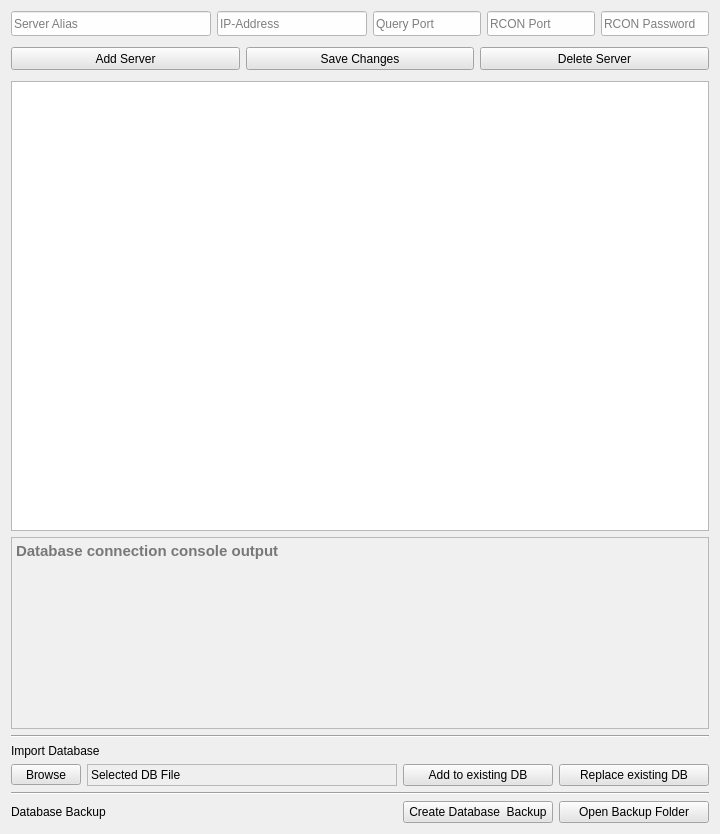
     <widget class="QWidget" name="Tab_Server">
      <attribute name="title">
       <string>Server Manager</string>
      </attribute>
      <layout class="QVBoxLayout" name="verticalLayout_26">
       <item>
        <layout class="QVBoxLayout" name="verticalLayout_25">
         <item>
          <layout class="QVBoxLayout" name="verticalLayout_18">
           <item>
            <layout class="QHBoxLayout" name="horizontalLayout_15">
             <item>
              <widget class="QLineEdit" name="server_alias">
               <property name="minimumSize">
                <size>
                 <width>200</width>
                 <height>25</height>
                </size>
               </property>
               <property name="font">
                <font>
                 <pointsize>9</pointsize>
                </font>
               </property>
               <property name="toolTip">
                <string>Alias Name of the server</string>
               </property>
               <property name="statusTip">
                <string>Alias Name of the server</string>
               </property>
               <property name="styleSheet">
                <string notr="true">background-color:rgb(254, 254, 254);</string>
               </property>
               <property name="text">
                <string/>
               </property>
               <property name="placeholderText">
                <string>Server Alias</string>
               </property>
              </widget>
             </item>
             <item>
              <widget class="QLineEdit" name="server_ip">
               <property name="minimumSize">
                <size>
                 <width>150</width>
                 <height>25</height>
                </size>
               </property>
               <property name="font">
                <font>
                 <pointsize>9</pointsize>
                </font>
               </property>
               <property name="toolTip">
                <string>IP Address of the server</string>
               </property>
               <property name="statusTip">
                <string>IP Address of the server</string>
               </property>
               <property name="styleSheet">
                <string notr="true">background-color:rgb(254, 254, 254);</string>
               </property>
               <property name="text">
                <string/>
               </property>
               <property name="placeholderText">
                <string>IP-Address</string>
               </property>
              </widget>
             </item>
             <item>
              <widget class="QLineEdit" name="server_query">
               <property name="minimumSize">
                <size>
                 <width>60</width>
                 <height>25</height>
                </size>
               </property>
               <property name="font">
                <font>
                 <pointsize>9</pointsize>
                </font>
               </property>
               <property name="toolTip">
                <string>Query Port of the server</string>
               </property>
               <property name="statusTip">
                <string>Query Port of the server</string>
               </property>
               <property name="styleSheet">
                <string notr="true">background-color:rgb(254, 254, 254);</string>
               </property>
               <property name="text">
                <string/>
               </property>
               <property name="placeholderText">
                <string>Query Port</string>
               </property>
              </widget>
             </item>
             <item>
              <widget class="QLineEdit" name="server_rconport">
               <property name="minimumSize">
                <size>
                 <width>60</width>
                 <height>25</height>
                </size>
               </property>
               <property name="font">
                <font>
                 <pointsize>9</pointsize>
                </font>
               </property>
               <property name="toolTip">
                <string>RCON Port of the server</string>
               </property>
               <property name="statusTip">
                <string>RCON Port of the server</string>
               </property>
               <property name="layoutDirection">
                <enum>Qt::LeftToRight</enum>
               </property>
               <property name="styleSheet">
                <string notr="true">background-color:rgb(254, 254, 254);</string>
               </property>
               <property name="text">
                <string/>
               </property>
               <property name="placeholderText">
                <string>RCON Port</string>
               </property>
              </widget>
             </item>
             <item>
              <widget class="QLineEdit" name="server_rconpw">
               <property name="minimumSize">
                <size>
                 <width>105</width>
                 <height>25</height>
                </size>
               </property>
               <property name="font">
                <font>
                 <pointsize>9</pointsize>
                </font>
               </property>
               <property name="toolTip">
                <string>RCON Password of the server</string>
               </property>
               <property name="statusTip">
                <string>RCON Password of the server</string>
               </property>
               <property name="layoutDirection">
                <enum>Qt::LeftToRight</enum>
               </property>
               <property name="styleSheet">
                <string notr="true">background-color:rgb(254, 254, 254);</string>
               </property>
               <property name="text">
                <string/>
               </property>
               <property name="echoMode">
                <enum>QLineEdit::Normal</enum>
               </property>
               <property name="placeholderText">
                <string>RCON Password</string>
               </property>
              </widget>
             </item>
            </layout>
           </item>
           <item>
            <spacer name="verticalSpacer_10">
             <property name="orientation">
              <enum>Qt::Vertical</enum>
             </property>
             <property name="sizeType">
              <enum>QSizePolicy::Minimum</enum>
             </property>
             <property name="sizeHint" stdset="0">
              <size>
               <width>20</width>
               <height>5</height>
              </size>
             </property>
            </spacer>
           </item>
           <item>
            <layout class="QHBoxLayout" name="horizontalLayout_16">
             <item>
              <widget class="QPushButton" name="btn_server_add">
               <property name="sizePolicy">
                <sizepolicy hsizetype="Expanding" vsizetype="Fixed">
                 <horstretch>0</horstretch>
                 <verstretch>0</verstretch>
                </sizepolicy>
               </property>
               <property name="minimumSize">
                <size>
                 <width>0</width>
                 <height>23</height>
                </size>
               </property>
               <property name="toolTip">
                <string>Add a server to the Database</string>
               </property>
               <property name="statusTip">
                <string>Add a server to the Database</string>
               </property>
               <property name="layoutDirection">
                <enum>Qt::LeftToRight</enum>
               </property>
               <property name="styleSheet">
                <string notr="true">background-color:rgb(228, 228, 228)
</string>
               </property>
               <property name="text">
                <string>Add Server</string>
               </property>
              </widget>
             </item>
             <item>
              <widget class="QPushButton" name="btn_server_modify">
               <property name="sizePolicy">
                <sizepolicy hsizetype="Expanding" vsizetype="Fixed">
                 <horstretch>0</horstretch>
                 <verstretch>0</verstretch>
                </sizepolicy>
               </property>
               <property name="minimumSize">
                <size>
                 <width>0</width>
                 <height>23</height>
                </size>
               </property>
               <property name="toolTip">
                <string>Save and edited server to the Database</string>
               </property>
               <property name="statusTip">
                <string>Save and edited server to the Database</string>
               </property>
               <property name="layoutDirection">
                <enum>Qt::LeftToRight</enum>
               </property>
               <property name="styleSheet">
                <string notr="true">background-color:rgb(228, 228, 228)
</string>
               </property>
               <property name="text">
                <string>Save Changes</string>
               </property>
              </widget>
             </item>
             <item>
              <widget class="QPushButton" name="btn_server_delete">
               <property name="sizePolicy">
                <sizepolicy hsizetype="Expanding" vsizetype="Fixed">
                 <horstretch>0</horstretch>
                 <verstretch>0</verstretch>
                </sizepolicy>
               </property>
               <property name="minimumSize">
                <size>
                 <width>0</width>
                 <height>23</height>
                </size>
               </property>
               <property name="toolTip">
                <string>Delete a server from the Database</string>
               </property>
               <property name="statusTip">
                <string>Delete a server from the Database</string>
               </property>
               <property name="layoutDirection">
                <enum>Qt::LeftToRight</enum>
               </property>
               <property name="styleSheet">
                <string notr="true">background-color:rgb(228, 228, 228)
</string>
               </property>
               <property name="text">
                <string>Delete Server</string>
               </property>
              </widget>
             </item>
            </layout>
           </item>
           <item>
            <spacer name="verticalSpacer_12">
             <property name="orientation">
              <enum>Qt::Vertical</enum>
             </property>
             <property name="sizeType">
              <enum>QSizePolicy::Minimum</enum>
             </property>
             <property name="sizeHint" stdset="0">
              <size>
               <width>20</width>
               <height>5</height>
              </size>
             </property>
            </spacer>
           </item>
           <item>
            <widget class="QTableWidget" name="tbl_server_manager">
             <property name="minimumSize">
              <size>
               <width>0</width>
               <height>450</height>
              </size>
             </property>
             <property name="mouseTracking">
              <bool>true</bool>
             </property>
             <property name="autoFillBackground">
              <bool>false</bool>
             </property>
             <property name="styleSheet">
              <string notr="true"/>
             </property>
             <property name="frameShadow">
              <enum>QFrame::Sunken</enum>
             </property>
             <property name="verticalScrollBarPolicy">
              <enum>Qt::ScrollBarAsNeeded</enum>
             </property>
             <property name="horizontalScrollBarPolicy">
              <enum>Qt::ScrollBarAlwaysOff</enum>
             </property>
             <property name="sizeAdjustPolicy">
              <enum>QAbstractScrollArea::AdjustIgnored</enum>
             </property>
             <property name="editTriggers">
              <set>QAbstractItemView::NoEditTriggers</set>
             </property>
             <property name="alternatingRowColors">
              <bool>true</bool>
             </property>
             <property name="selectionMode">
              <enum>QAbstractItemView::SingleSelection</enum>
             </property>
             <property name="selectionBehavior">
              <enum>QAbstractItemView::SelectRows</enum>
             </property>
             <property name="textElideMode">
              <enum>Qt::ElideNone</enum>
             </property>
             <property name="sortingEnabled">
              <bool>false</bool>
             </property>
             <property name="columnCount">
              <number>5</number>
             </property>
             <attribute name="horizontalHeaderVisible">
              <bool>false</bool>
             </attribute>
             <attribute name="horizontalHeaderCascadingSectionResizes">
              <bool>false</bool>
             </attribute>
             <attribute name="horizontalHeaderMinimumSectionSize">
              <number>20</number>
             </attribute>
             <attribute name="horizontalHeaderDefaultSectionSize">
              <number>50</number>
             </attribute>
             <attribute name="horizontalHeaderShowSortIndicator" stdset="0">
              <bool>true</bool>
             </attribute>
             <attribute name="horizontalHeaderStretchLastSection">
              <bool>true</bool>
             </attribute>
             <attribute name="verticalHeaderVisible">
              <bool>false</bool>
             </attribute>
             <attribute name="verticalHeaderMinimumSectionSize">
              <number>15</number>
             </attribute>
             <attribute name="verticalHeaderDefaultSectionSize">
              <number>23</number>
             </attribute>
             <attribute name="verticalHeaderStretchLastSection">
              <bool>false</bool>
             </attribute>
             <column>
              <property name="text">
               <string>ID</string>
              </property>
              <property name="textAlignment">
               <set>AlignCenter</set>
              </property>
             </column>
             <column>
              <property name="text">
               <string>Alias</string>
              </property>
              <property name="textAlignment">
               <set>AlignCenter</set>
              </property>
             </column>
             <column>
              <property name="text">
               <string>IP-Address</string>
              </property>
              <property name="textAlignment">
               <set>AlignCenter</set>
              </property>
             </column>
             <column>
              <property name="text">
               <string>Query Port</string>
              </property>
              <property name="textAlignment">
               <set>AlignCenter</set>
              </property>
             </column>
             <column>
              <property name="text">
               <string>RCON Port</string>
              </property>
              <property name="textAlignment">
               <set>AlignCenter</set>
              </property>
             </column>
            </widget>
           </item>
           <item>
            <widget class="QTextEdit" name="label_db_console">
             <property name="sizePolicy">
              <sizepolicy hsizetype="Expanding" vsizetype="MinimumExpanding">
               <horstretch>0</horstretch>
               <verstretch>0</verstretch>
              </sizepolicy>
             </property>
             <property name="minimumSize">
              <size>
               <width>0</width>
               <height>100</height>
              </size>
             </property>
             <property name="maximumSize">
              <size>
               <width>16777215</width>
               <height>166655</height>
              </size>
             </property>
             <property name="font">
              <font>
               <pointsize>11</pointsize>
               <weight>75</weight>
               <bold>true</bold>
               <kerning>true</kerning>
              </font>
             </property>
             <property name="toolTip">
              <string>Output Console of Database Connection</string>
             </property>
             <property name="statusTip">
              <string>Output Console of Database Connection</string>
             </property>
             <property name="autoFillBackground">
              <bool>false</bool>
             </property>
             <property name="styleSheet">
              <string notr="true">background-image: url(:/img/img/sbck.png);
background-color: #f0f0f0;
background-position: center;
background-repeat: no-repeat;

</string>
             </property>
             <property name="frameShape">
              <enum>QFrame::StyledPanel</enum>
             </property>
             <property name="verticalScrollBarPolicy">
              <enum>Qt::ScrollBarAlwaysOff</enum>
             </property>
             <property name="readOnly">
              <bool>false</bool>
             </property>
             <property name="html">
              <string>&lt;!DOCTYPE HTML PUBLIC &quot;-//W3C//DTD HTML 4.0//EN&quot; &quot;http://www.w3.org/TR/REC-html40/strict.dtd&quot;&gt;
&lt;html&gt;&lt;head&gt;&lt;meta name=&quot;qrichtext&quot; content=&quot;1&quot; /&gt;&lt;style type=&quot;text/css&quot;&gt;
p, li { white-space: pre-wrap; }
&lt;/style&gt;&lt;/head&gt;&lt;body style=&quot; font-family:'MS Shell Dlg 2'; font-size:11pt; font-weight:600; font-style:normal;&quot;&gt;
&lt;p style=&quot;-qt-paragraph-type:empty; margin-top:0px; margin-bottom:0px; margin-left:0px; margin-right:0px; -qt-block-indent:0; text-indent:0px; font-size:7pt; font-weight:400;&quot;&gt;&lt;br /&gt;&lt;/p&gt;&lt;/body&gt;&lt;/html&gt;</string>
             </property>
             <property name="placeholderText">
              <string>Database connection console output</string>
             </property>
            </widget>
           </item>
           <item>
            <widget class="Line" name="line_6">
             <property name="orientation">
              <enum>Qt::Horizontal</enum>
             </property>
            </widget>
           </item>
          </layout>
         </item>
         <item>
          <layout class="QVBoxLayout" name="verticalLayout_20">
           <item>
            <widget class="QLabel" name="lbl_name_import">
             <property name="font">
              <font>
               <pointsize>9</pointsize>
               <weight>50</weight>
               <bold>false</bold>
              </font>
             </property>
             <property name="text">
              <string>Import Database</string>
             </property>
            </widget>
           </item>
           <item>
            <layout class="QVBoxLayout" name="verticalLayout_19">
             <item>
              <layout class="QHBoxLayout" name="horizontalLayout_18">
               <item>
                <widget class="QToolButton" name="btn_select_database">
                 <property name="minimumSize">
                  <size>
                   <width>70</width>
                   <height>0</height>
                  </size>
                 </property>
                 <property name="styleSheet">
                  <string notr="true">background-color:rgb(228, 228, 228)
</string>
                 </property>
                 <property name="text">
                  <string>Browse</string>
                 </property>
                </widget>
               </item>
               <item>
                <widget class="QLabel" name="label_selected_db">
                 <property name="minimumSize">
                  <size>
                   <width>150</width>
                   <height>0</height>
                  </size>
                 </property>
                 <property name="frameShape">
                  <enum>QFrame::StyledPanel</enum>
                 </property>
                 <property name="frameShadow">
                  <enum>QFrame::Sunken</enum>
                 </property>
                 <property name="text">
                  <string>Selected DB File</string>
                 </property>
                 <property name="textInteractionFlags">
                  <set>Qt::LinksAccessibleByMouse|Qt::TextSelectableByMouse</set>
                 </property>
                </widget>
               </item>
               <item>
                <widget class="QPushButton" name="btn_add_database">
                 <property name="minimumSize">
                  <size>
                   <width>150</width>
                   <height>0</height>
                  </size>
                 </property>
                 <property name="maximumSize">
                  <size>
                   <width>150</width>
                   <height>16777215</height>
                  </size>
                 </property>
                 <property name="styleSheet">
                  <string notr="true">background-color:rgb(228, 228, 228)
</string>
                 </property>
                 <property name="text">
                  <string>Add to existing DB</string>
                 </property>
                </widget>
               </item>
               <item>
                <widget class="QPushButton" name="btn_replace_database">
                 <property name="minimumSize">
                  <size>
                   <width>150</width>
                   <height>0</height>
                  </size>
                 </property>
                 <property name="maximumSize">
                  <size>
                   <width>150</width>
                   <height>16777215</height>
                  </size>
                 </property>
                 <property name="styleSheet">
                  <string notr="true">background-color:rgb(228, 228, 228)
</string>
                 </property>
                 <property name="text">
                  <string>Replace existing DB</string>
                 </property>
                </widget>
               </item>
              </layout>
             </item>
             <item>
              <widget class="Line" name="line_10">
               <property name="orientation">
                <enum>Qt::Horizontal</enum>
               </property>
              </widget>
             </item>
             <item>
              <layout class="QHBoxLayout" name="horizontalLayout_31">
               <item>
                <widget class="QLabel" name="label_2">
                 <property name="font">
                  <font>
                   <pointsize>9</pointsize>
                  </font>
                 </property>
                 <property name="text">
                  <string>Database Backup</string>
                 </property>
                </widget>
               </item>
               <item>
                <spacer name="horizontalSpacer">
                 <property name="orientation">
                  <enum>Qt::Horizontal</enum>
                 </property>
                 <property name="sizeType">
                  <enum>QSizePolicy::Expanding</enum>
                 </property>
                 <property name="sizeHint" stdset="0">
                  <size>
                   <width>200</width>
                   <height>20</height>
                  </size>
                 </property>
                </spacer>
               </item>
               <item>
                <widget class="QPushButton" name="btn_exec_db_backup">
                 <property name="minimumSize">
                  <size>
                   <width>150</width>
                   <height>0</height>
                  </size>
                 </property>
                 <property name="maximumSize">
                  <size>
                   <width>15616</width>
                   <height>16777215</height>
                  </size>
                 </property>
                 <property name="styleSheet">
                  <string notr="true">background-color:rgb(228, 228, 228)
</string>
                 </property>
                 <property name="text">
                  <string>Create Database  Backup</string>
                 </property>
                </widget>
               </item>
               <item>
                <widget class="QPushButton" name="btn_exec_open_bck_dir">
                 <property name="minimumSize">
                  <size>
                   <width>150</width>
                   <height>0</height>
                  </size>
                 </property>
                 <property name="styleSheet">
                  <string notr="true">background-color:rgb(228, 228, 228)
</string>
                 </property>
                 <property name="text">
                  <string>Open Backup Folder</string>
                 </property>
                </widget>
               </item>
              </layout>
             </item>
            </layout>
           </item>
          </layout>
         </item>
        </layout>
       </item>
      </layout>
     </widget>
